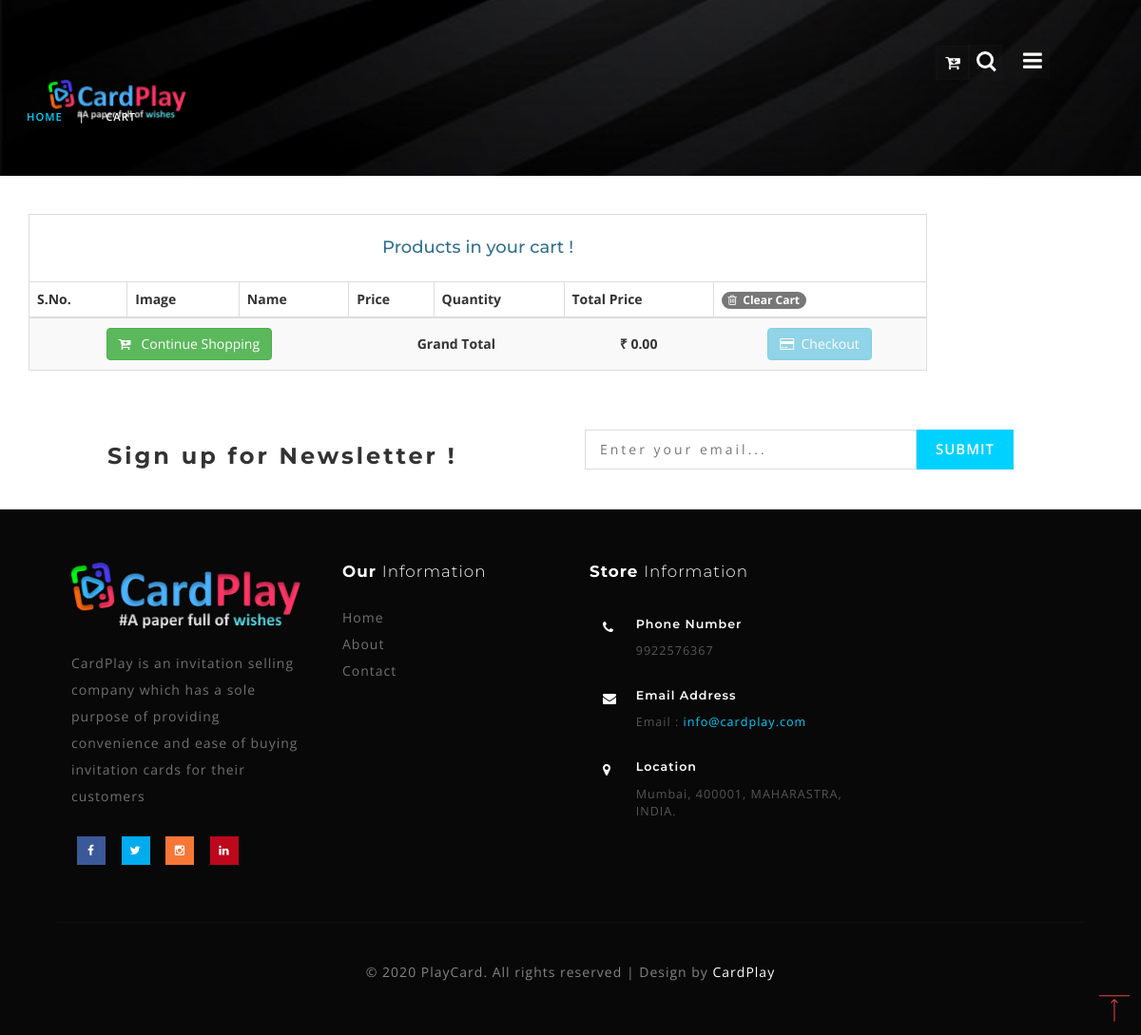
/cart.php (signed in), run on the app's committed database.
### tables this page shows
CREATE TABLE `settings` (
  `id` int(255) NOT NULL,
  `site_name` varchar(255) NOT NULL,
  `logo` varchar(255) NOT NULL,
  `site_description` varchar(255) NOT NULL,
  `contact` varchar(255) NOT NULL,
  `email` varchar(255) NOT NULL,
  `location` varchar(255) NOT NULL,
  `footer_description` varchar(255) NOT NULL
);

### cart.php (the view, shortened to what this page needs)
<!DOCTYPE html>
<html lang="zxx">
<head>
	<link href="css/bootstrap.css" rel="stylesheet" type="text/css" media="all" />
	<link rel="stylesheet" href="css/about.css" type="text/css" media="screen" property="" />
	<link rel="stylesheet" href="css/shop.css" type="text/css" media="screen" property="" />
	<link href="css/style7.css" rel="stylesheet" type="text/css" media="all" />
	<link href="css/style.css" rel="stylesheet" type="text/css" media="all" />
	<link href="css/font-awesome.css" rel="stylesheet">
</head>
<body>
<div class="banner_top innerpage" id="home">
		<div class="wrapper_top_w3layouts">
			<div class="header_agileits">
				<div class="logo inner_page_log">
					<?php
                    include "includes/dbh.php";
                    $query = "SELECT * FROM settings";
                    $queryfire = mysqli_query($conn, $query) or die("Query Failed.");
                    if(mysqli_num_rows($queryfire) > 0){
                      while($row = mysqli_fetch_assoc($queryfire)) {
                    ?>
					<a class="navbar-brand" href="index.php"><img src="images/<?php echo $row['logo'];?>" width="150"></a>
					<?php
                            }
                        }
                    ?>
				</div>
				<div class="mobile-nav-button">
					<button id="trigger-overlay" type="button"><i class="fa fa-bars" aria-hidden="true"></i></button>
				</div>
				<div class="top_nav_right">
					<div class="cardcart cardcart2 cart cart box_1">
						<form action="cart.php" method="post" class="last">
							<button class="top_card_cart" type="submit" name="open-cart"><i class="fa fa-cart-arrow-down" aria-hidden="true"> <span id="cart-item" class="badge badge-danger"></span></i></button>
						</form>
					</div>
				</div>
			</div>
		</div>
		<div class="search_w3ls_agileinfo">
			<div class="cd-main-header">
				<ul class="cd-header-buttons">
					<li><a class="cd-search-trigger" href="#cd-search"> <span></span></a></li>
				</ul>
			</div>
		</div>
		<div class="services-breadcrumb_w3ls_agileinfo">
			<div class="inner_breadcrumb_agileits_w3">
				<ul class="short">
					<li><a href="index.php">Home</a><i>|</i></li>
					<li>cart</li>
				</ul>
			</div>
		</div>
	</div>
	<div class="container">
		<div class="row justify-content-center">
			<div class="col-lg-10">
				<div class="table-responsive" style="margin-top: 40px;">
					<table class="table table-bordered table-striped text-center">
						<thead>
							<tr>
								<td colspan="7">
									<h4 class="text-center text-info m-0" style="margin-top: 15px;margin-bottom: 15px;">Products in your cart !</h4>
								</td>
							</tr>
							<tr>
								<th>S.No.</th>
								<th>Image</th>
								<th>Name</th>
								<th>Price</th>
								<th>Quantity</th>
								<th>Total Price</th>
								<th>
									<a href="includes/action.php?clear=all" class="badge-danger badge" onclick="return confirm('Are you sure that you want to clear your cart ?');"><i class="fa fa-trash-o"></i>&nbsp;&nbsp;Clear Cart</a>
								</th>
							</tr>
						</thead>
						<tbody>
							<?php
								require 'includes/dbh.php';
								$grand_total = 0;
							?>
							<tr>
								<td colspan="3">
									<a href="index.php" class="btn btn-success"><i class="fa fa-cart-plus"></i>&nbsp;&nbsp; Continue Shopping</a>
								</td>
								<td colspan="2"><b>Grand Total</b></td>
								<td><b> &#8377; <?= number_format($grand_total,2);?></b></td>
								<td>
									<a href="checkout.php" class="btn btn-info <?= ($grand_total>1)?"":"disabled"; ?>"><i class="fa fa-credit-card"></i>&nbsp;&nbsp;Checkout</a>
								</td>
							</tr>
						</tbody>
					</table>
				</div>
			</div>
		</div>
	</div>
	<?php include 'footer.php'; ?>
	<a href="#home" id="toTop" class="scroll" style="display: block;"> <span id="toTopHover" style="opacity: 1;"> </span></a>
</body>
</html>

### footer.php (shortened to what this page needs)
<div class="newsletter_w3layouts_agile">
	<div class="col-sm-6 newsleft">
		<h3>Sign up for Newsletter !</h3>
	</div>
	<div class="col-sm-6 newsright">
		<form action="#" method="post">
			<input type="email" placeholder="Enter your email..." name="email" required="">
			<input type="submit" value="Submit">
		</form>
	</div>
	<div class="clearfix"></div>
</div>
<div class="footer_agileinfo_w3">
	<?php
                include "includes/dbh.php";
                $query = "SELECT * FROM settings";
                $queryfire = mysqli_query($conn, $query) or die("Query Failed.");
                if(mysqli_num_rows($queryfire) > 0){
                  while($row = mysqli_fetch_assoc($queryfire)) {
              ?>
	<div class="footer_inner_info_w3ls_agileits">
		<div class="col-md-3 footer-left">
			<h2><a href="index.php"><img src="images/<?php echo $row['logo'];?>" height="70" width=""></a></h2>
			<p><?php echo $row['site_description'];?></p>
			<ul class="social-nav model-3d-0 footer-social social two">
				<li>
					<a href="https://www.facebook.com/harsh.rajput.56829/" target="_blank" class="facebook">
						<div class="front"><i class="fa fa-facebook" aria-hidden="true"></i></div>
					</a>
				</li>
				<li>
					<a href="#" class="twitter">
						<div class="front"><i class="fa fa-twitter" aria-hidden="true"></i></div>
					</a>
				</li>
				<li>
					<a href="https://www.instagram.com/icarus_31/" target="_blank" class="instagram">
						<div class="front"><i class="fa fa-instagram" aria-hidden="true"></i></div>
					</a>
				</li>
				<li>
					<a href="https://www.linkedin.com/in/harsh-rajput-b18b831a2/" target="_blank" class="linkedin">
						<div class="front"><i class="fa fa-linkedin" aria-hidden="true"></i></div>
					</a>
				</li>
			</ul>
		</div>
		<div class="col-md-9 footer-right">
			<div class="sign-grds">
				<div class="col-md-4 sign-gd">
					<h4>Our <span>Information</span> </h4>
					<ul>
						<li><a href="index.php">Home</a></li>
						<li><a href="about.php">About</a></li>
						<li><a href="contact.php">Contact</a></li>
					</ul>
				</div>
				<div class="col-md-5 sign-gd-two">
					<h4>Store <span>Information</span></h4>
					<div class="address">
						<div class="address-grid">
							<div class="address-left">
								<i class="fa fa-phone" aria-hidden="true"></i>
							</div>
							<div class="address-right">
								<h6>Phone Number</h6>
								<p><?php echo $row['contact'];?></p>
							</div>
							<div class="clearfix"> </div>
						</div>
						<div class="address-grid">
							<div class="address-left">
								<i class="fa fa-envelope" aria-hidden="true"></i>
							</div>
							<div class="address-right">
								<h6>Email Address</h6>
								<p>Email :<a href="mailto:<?php echo $row['email'];?>"> <?php echo $row['email'];?></a></p>
							</div>
							<div class="clearfix"> </div>
						</div>
						<div class="address-grid">
							<div class="address-left">
								<i class="fa fa-map-marker" aria-hidden="true"></i>
							</div>
							<div class="address-right">
								<h6>Location</h6>
								<p><?php echo $row['location'];?></p>
							</div>
							<div class="clearfix"> </div>
						</div>
					</div>
				</div>
			</div>
		</div>
		<div class="clearfix"></div>
		<p class="copy-right-w3ls-agileits"><?php echo $row['footer_description'];?></p>
	</div>
	<?php
               }
             }
             ?>
</div>

### css/about.css (style rules this page uses)
body a { transition: 0.5s all; -webkit-transition: 0.5s all; -o-transition: 0.5s all; -moz-transition: 0.5s all; -ms-transition: 0.5s all; }

### css/shop.css (style rules this page uses)
div#my-cart-modal .table > thead > tr > th, .table > tbody > tr > th, .table > tfoot > tr > th, .table > thead > tr > td, .table > tbody > tr > td, .table > tfoot > tr > td { padding: 10px; vertical-align: middle; border: none; }
.btn { display: inline-block; }

### css/style7.css (style rules this page uses)
button#trigger-overlay { outline: none; border: none; background: none; text-align: center; color: #fbfdfb; font-size: 1.65em; padding: 0 8px; }
html, body { overflow-x: hidden; }
.container::after { content: ''; opacity: 0; visibility: hidden; position: absolute; top: 0; left: 0; width: 100%; height: 100%; background:#fff; -webkit-transition: opacity 0.5s, visibility 0s 0.5s; transition: opacity 0.5s, visibility 0s 0.5s; }

### data on the page
settings: logo (picture), site_description "CardPlay is an invitation selling company which has a sole purpose of providing convenience and ease of buying invitation cards for their customers", contact "9922576367", email "info@cardplay.com", location "Mumbai, 400001, MAHARASTRA, INDIA.", footer_description "© 2020 PlayCard. All rights reserved | Design by CardPlay"

### other printed values
$grand_total "0.00"
